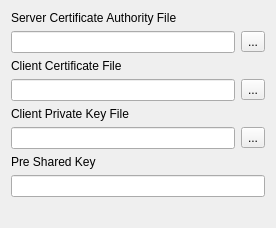
         <widget class="QWidget" name="TabPage" >
          <attribute name="title" >
           <string>Credentials</string>
          </attribute>
          <layout class="QVBoxLayout" >
           <item>
            <widget class="QLabel" name="textLabelCAFile" >
             <property name="text" >
              <string>Server Certificate Authority File</string>
             </property>
             <property name="wordWrap" >
              <bool>false</bool>
             </property>
            </widget>
           </item>
           <item>
            <layout class="QHBoxLayout" >
             <item>
              <widget class="QLineEdit" name="lineEditCAFile" />
             </item>
             <item>
              <widget class="QToolButton" name="toolButtonCAFile" >
               <property name="text" >
                <string>...</string>
               </property>
              </widget>
             </item>
            </layout>
           </item>
           <item>
            <widget class="QLabel" name="textLabelCertFile" >
             <property name="text" >
              <string>Client Certificate File</string>
             </property>
             <property name="wordWrap" >
              <bool>false</bool>
             </property>
            </widget>
           </item>
           <item>
            <layout class="QHBoxLayout" >
             <item>
              <widget class="QLineEdit" name="lineEditCertFile" />
             </item>
             <item>
              <widget class="QToolButton" name="toolButtonCertFile" >
               <property name="text" >
                <string>...</string>
               </property>
              </widget>
             </item>
            </layout>
           </item>
           <item>
            <widget class="QLabel" name="textLabelPKeyFile" >
             <property name="text" >
              <string>Client Private Key File</string>
             </property>
             <property name="wordWrap" >
              <bool>false</bool>
             </property>
            </widget>
           </item>
           <item>
            <layout class="QHBoxLayout" >
             <item>
              <widget class="QLineEdit" name="lineEditPKeyFile" />
             </item>
             <item>
              <widget class="QToolButton" name="toolButtonPKeyFile" >
               <property name="text" >
                <string>...</string>
               </property>
              </widget>
             </item>
            </layout>
           </item>
           <item>
            <widget class="QLabel" name="textLabelPSK" >
             <property name="text" >
              <string>Pre Shared Key</string>
             </property>
             <property name="wordWrap" >
              <bool>false</bool>
             </property>
            </widget>
           </item>
           <item>
            <widget class="QLineEdit" name="lineEditPSK" >
             <property name="echoMode" >
              <enum>QLineEdit::Password</enum>
             </property>
            </widget>
           </item>
           <item>
            <spacer>
             <property name="orientation" >
              <enum>Qt::Vertical</enum>
             </property>
             <property name="sizeHint" stdset="0" >
              <size>
               <width>254</width>
               <height>20</height>
              </size>
             </property>
            </spacer>
           </item>
          </layout>
         </widget>
